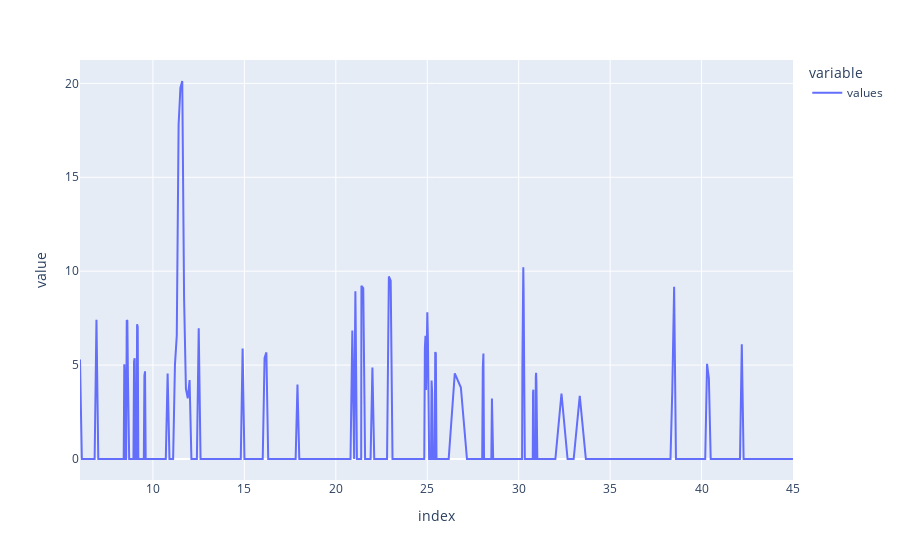

Notebook code for this chart:
### Code cell
reload(tools)
problems = ['ChedadiA-20200715-CHROMATOGRAM.CSV', 'AbaziM-20200210-CHROMATOGRAM.CSV'] # le premier à méthylmalonique, le deuxième à pas propionique
spikes = [[7.433, 23.083, 24.292, 38.614], [7, 21.978, 23.204, 39.109]]
number = 0
dt = tools.readAndAdaptDataFromCSV(PATH, problems[number], spikes[number])
print(dt.ruleBasedCheck())
dt.df.plot()

### Figure 1 — Plotly figure (JSON) as saved in the notebook; plotly's stock layout.template omitted (floating-point values rounded to 4 significant figures; data arrays with more than 128 entries replaced by an {"elided": "..."} marker saying what was removed)
{"data": [{"hovertemplate": "variable=values<br>index=%{x}<br>value=%{y}<extra></extra>", "legendgroup": "values", "line": {"color": "#636efa", "dash": "solid"}, "mode": "lines", "name": "values", "orientation": "v", "showlegend": true, "type": "scatter", "x": {"elided": "505 float values"}, "xaxis": "x", "y": {"elided": "505 float values"}, "yaxis": "y"}], "layout": {"legend": {"title": {"text": "variable"}, "tracegroupgap": 0}, "margin": {"t": 60}, "xaxis": {"anchor": "y", "domain": [0, 1], "title": {"text": "index"}}, "yaxis": {"anchor": "x", "domain": [0, 1], "title": {"text": "value"}}}}
